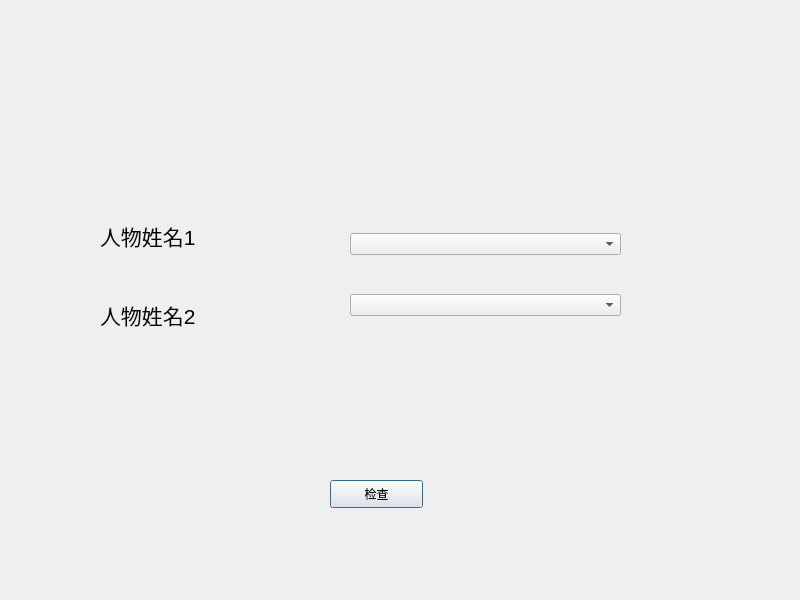
<?xml version="1.0" encoding="UTF-8"?>
<ui version="4.0">
 <class>Checkwidget</class>
 <widget class="QDialog" name="Checkwidget">
  <property name="geometry">
   <rect>
    <x>0</x>
    <y>0</y>
    <width>800</width>
    <height>600</height>
   </rect>
  </property>
  <property name="windowTitle">
   <string>Dialog</string>
  </property>
  <widget class="QWidget" name="verticalLayoutWidget_2">
   <property name="geometry">
    <rect>
     <x>350</x>
     <y>200</y>
     <width>271</width>
     <height>151</height>
    </rect>
   </property>
   <layout class="QVBoxLayout" name="verticalLayout_2">
    <item>
     <widget class="QComboBox" name="comboBox"/>
    </item>
    <item>
     <widget class="QComboBox" name="comboBox_2"/>
    </item>
   </layout>
  </widget>
  <widget class="QWidget" name="verticalLayoutWidget">
   <property name="geometry">
    <rect>
     <x>100</x>
     <y>200</y>
     <width>211</width>
     <height>151</height>
    </rect>
   </property>
   <layout class="QVBoxLayout" name="verticalLayout">
    <item>
     <widget class="QLabel" name="label_2">
      <property name="text">
       <string>&lt;html&gt;&lt;head/&gt;&lt;body&gt;&lt;p&gt;&lt;span style=&quot; font-size:16pt;&quot;&gt;人物姓名1&lt;/span&gt;&lt;/p&gt;&lt;/body&gt;&lt;/html&gt;</string>
      </property>
     </widget>
    </item>
    <item>
     <widget class="QLabel" name="label">
      <property name="text">
       <string>&lt;html&gt;&lt;head/&gt;&lt;body&gt;&lt;p&gt;&lt;span style=&quot; font-size:16pt;&quot;&gt;人物姓名2&lt;/span&gt;&lt;/p&gt;&lt;/body&gt;&lt;/html&gt;</string>
      </property>
     </widget>
    </item>
   </layout>
  </widget>
  <widget class="QPushButton" name="pushButton">
   <property name="geometry">
    <rect>
     <x>330</x>
     <y>480</y>
     <width>93</width>
     <height>28</height>
    </rect>
   </property>
   <property name="text">
    <string>检查</string>
   </property>
  </widget>
 </widget>
 <resources/>
 <connections/>
</ui>
